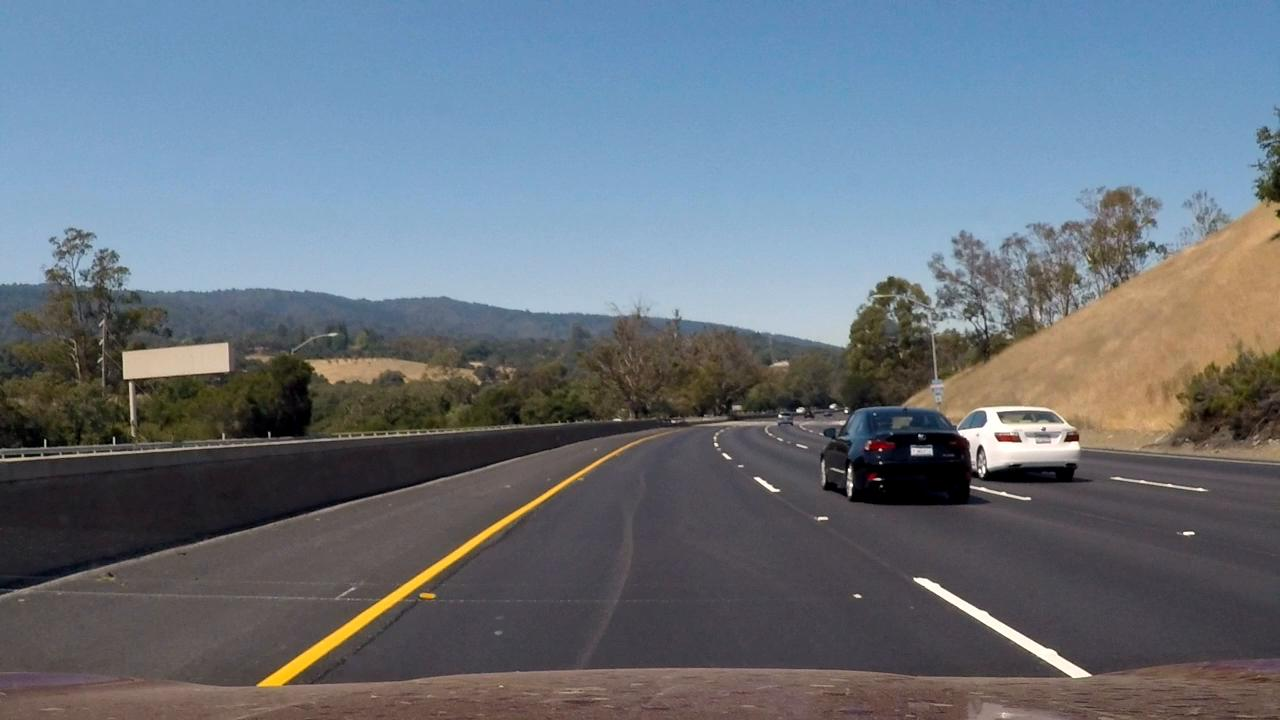
#> input picture test_images/challenge1.jpg, 1280 x 720 px
$ jupyter execute --allow-errors P1.ipynb   (shell and % lines are left out)
#> lines starting #> are read from the running program, lines starting #| are printed output that depends on the picture; after the words box and inside, x2 and y2 are one past the last pixel; in counts of white or black regions, pixels touching at a corner belong together
# Self-Driving Car Engineer Nanodegree

## Project: **Finding Lane Lines on the Road**
***
In this project, you will use the tools you learned about in the lesson to identify lane lines on the road.  You can develop your pipeline on a series of individual images, and later apply the result to a video stream (really just a series of images). Check out the video clip "raw-lines-example.mp4" (also contained in this repository) to see what the output should look like after using the helper functions below.

Once you have a result that looks roughly like "raw-lines-example.mp4", you'll need to get creative and try to average and/or extrapolate the line segments you've detected to map out the full extent of the lane lines.  You can see an example of the result you're going for in the video "P1_example.mp4".  Ultimately, you would like to draw just one line for the left side of the lane, and one for the right.

In addition to implementing code, there is a brief writeup to complete. The writeup should be completed in a separate file, which can be either a markdown file or a pdf document. There is a [write up template](https://github.com/udacity/CarND-LaneLines-P1/blob/master/writeup_template.md) that can be used to guide the writing process. Completing both the code in the Ipython notebook and the writeup template will cover all of the [rubric points](https://review.udacity.com/#!/rubrics/322/view) for this project.

---
Let's have a look at our first image called 'test_images/solidWhiteRight.jpg'.  Run the 2 cells below (hit Shift-Enter or the "play" button above) to display the image.

**Note: If, at any point, you encounter frozen display windows or other confounding issues, you can always start again with a clean slate by going to the "Kernel" menu above and selecting "Restart & Clear Output".**

---

**The tools you have are color selection, region of interest selection, grayscaling, Gaussian smoothing, Canny Edge Detection and Hough Tranform line detection.  You  are also free to explore and try other techniques that were not presented in the lesson.  Your goal is piece together a pipeline to detect the line segments in the image, then average/extrapolate them and draw them onto the image for display (as below).  Once you have a working pipeline, try it out on the video stream below.**

---

<figure>

 <figcaption>
 <p></p>
 <p style="text-align: center;"> Your output should look something like this (above) after detecting line segments using the helper functions below </p>
 </figcaption>
</figure>
 <p></p>
<figure>

 <figcaption>
 <p></p>
 <p style="text-align: center;"> Your goal is to connect/average/extrapolate line segments to get output like this</p>
 </figcaption>
</figure>

**Run the cell below to import some packages.  If you get an `import error` for a package you've already installed, try changing your kernel (select the Kernel menu above --> Change Kernel).  Still have problems?  Try relaunching Jupyter Notebook from the terminal prompt.  Also, see [this forum post](https://carnd-forums.udacity.com/cq/viewquestion.action?spaceKey=CAR&id=29496372&questionTitle=finding-lanes---import-cv2-fails-even-though-python-in-the-terminal-window-has-no-problem-with-import-cv2) for more troubleshooting tips.**

## Import Packages

[cell 1]
#importing some useful packages
import matplotlib.pyplot as plt
import matplotlib.image as mpimg
import numpy as np
import cv2

## Read in an Image

[cell 2]
#reading in an image
#image = mpimg.imread('test_images/solidWhiteRight.jpg')
image = mpimg.imread('test_images/challenge1.jpg')
#> image is the input picture: shape (720, 1280, 3); mean R, G, B 104.6, 113.8, 123.9
#image = mpimg.imread('test_images/solidYellowCurve.jpg')

#printing out some stats and plotting
print('This image is:', type(image), 'with dimensions:', image.shape)
#| This image is: <class 'numpy.ndarray'> with dimensions: (720, 1280, 3)
plt.imshow(image)  # if you wanted to show a single color channel image called 'gray', for example, call as plt.imshow(gray, cmap='gray')

## Ideas for Lane Detection Pipeline

**Some OpenCV functions (beyond those introduced in the lesson) that might be useful for this project are:**

cv2.inRange() for color selection
cv2.fillPoly() for regions selection
cv2.line() to draw lines on an image given endpoints
cv2.addWeighted() to coadd / overlay two images
cv2.cvtColor() to grayscale or change color
cv2.imwrite() to output images to file
cv2.bitwise_and() to apply a mask to an image

**Check out the OpenCV documentation to learn about these and discover even more awesome functionality!**

## Helper Functions

Below are some helper functions to help get you started. They should look familiar from the lesson!

[cell 3]
import math

def convert_hls(image):
    return cv2.cvtColor(image, cv2.COLOR_RGB2HLS)

def filter_white_yellow_lanes(image):
    #converted = convert_hls(image)
    # white color mask
    lower = np.uint8([  0, 200,   0])
    upper = np.uint8([255, 255, 255])
    white_mask = cv2.inRange(image, lower, upper)
    # yellow color mask
    lower = np.uint8([ 10,   0, 100])
    upper = np.uint8([ 40, 255, 255])
    yellow_mask = cv2.inRange(image, lower, upper)
    # combine the mask
    mask = cv2.bitwise_or(white_mask, yellow_mask)
    return cv2.bitwise_and(image, image, mask = mask)

def grayscale(image):
    """Applies the Grayscale transform
    This will return an image with only one color channel
    but NOTE: to see the returned image as grayscale
    (assuming your grayscaled image is called 'gray')
    you should call plt.imshow(gray, cmap='gray')"""
    return cv2.cvtColor(image, cv2.COLOR_RGB2GRAY)
    # Or use BGR2GRAY if you read an image with cv2.imread()
    # return cv2.cvtColor(img, cv2.COLOR_BGR2GRAY)

def canny(img, low_threshold, high_threshold):
    """Applies the Canny transform"""
    return cv2.Canny(img, low_threshold, high_threshold)

def gaussian_blur(img, kernel_size):
    """Applies a Gaussian Noise kernel"""
    return cv2.GaussianBlur(img, (kernel_size, kernel_size), 0)

def region_of_interest(img, vertices):
    """
    Applies an image mask.

    Only keeps the region of the image defined by the polygon
    formed from `vertices`. The rest of the image is set to black.
    """
    #defining a blank mask to start with
    mask = np.zeros_like(img)

    #defining a 3 channel or 1 channel color to fill the mask with depending on the input image
    if len(img.shape) > 2:
        channel_count = img.shape[2]  # i.e. 3 or 4 depending on your image
        ignore_mask_color = (255,) * channel_count
    else:
        ignore_mask_color = 255

    #filling pixels inside the polygon defined by "vertices" with the fill color
    cv2.fillPoly(mask, vertices, ignore_mask_color)

    #returning the image only where mask pixels are nonzero
    masked_image = cv2.bitwise_and(img, mask)
    return masked_image


def draw_lines(img, lines, y_top, color=[255, 0, 0], thickness=12):
    """
    NOTE: this is the function you might want to use as a starting point once you want to
    average/extrapolate the line segments you detect to map out the full
    extent of the lane (going from the result shown in raw-lines-example.mp4
    to that shown in P1_example.mp4).

    Think about things like separating line segments by their
    slope ((y2-y1)/(x2-x1)) to decide which segments are part of the left
    line vs. the right line.  Then, you can average the position of each of
    the lines and extrapolate to the top and bottom of the lane.

    This function draws `lines` with `color` and `thickness`.
    Lines are drawn on the image inplace (mutates the image).
    If you want to make the lines semi-transparent, think about combining
    this function with the weighted_img() function below
    """
    global prev_lines, is_video_file

    imshape = img.shape

    left_lines_slope = []
    left_lines_intercept = []
    left_lines_length = []

    right_lines_slope = []
    right_lines_intercept = []
    right_lines_length = []

# [6 lines of commented-out code are left out]

    for line in lines:
        for x1, y1, x2, y2 in line:
            if x2 == x1:
                continue
            slope = (y2 - y1) / (x2 - x1)

            if (0.4 < slope < 1.0) or (-1.0 < slope < -0.4):
                intercept = y1 - slope * x1
                length = math.sqrt((y2 - y1)**2.0 + (x2 - x1)**2.0)
                if slope < 0 :
                    left_lines_slope.append(slope)
                    left_lines_intercept.append(intercept)
                    left_lines_length.append(length)

#                     left_length_CL += pow(length,2)
#                     left_lines_slope_CL += slope * pow(length,2)
#                     left_lines_intercept_CL += intercept * pow(length,2)

                elif slope > 0:
                    right_lines_slope.append(slope)
                    right_lines_intercept.append(intercept)
                    right_lines_length.append(length)
                    # [5 lines of commented-out code are left out]

            else:
                pass

# [7 lines of commented-out code are left out]

    left_line_slope_avg = np.average(left_lines_slope, weights=left_lines_length)
    left_line_intercept_avg = np.average(left_lines_intercept, weights=left_lines_length)

    right_line_slope_avg = np.average(right_lines_slope, weights=right_lines_length)
    right_line_intercept_avg = np.average(right_lines_intercept, weights=right_lines_length)

    if not prev_lines:
        pass
    else:
        weight = 0.75
        left_line_slope_avg = weight * prev_lines[0][0] + (1.0 - weight) * left_line_slope_avg
        left_line_intercept_avg = weight * prev_lines[0][1] + (1.0 - weight) * left_line_intercept_avg
        right_line_slope_avg = weight * prev_lines[1][0] + (1.0 - weight) * right_line_slope_avg
        right_line_intercept_avg = weight * prev_lines[1][1] + (1.0 - weight) * right_line_intercept_avg

    if is_video_file:
        prev_lines = tuple((
            (left_line_slope_avg, left_line_intercept_avg),
            (right_line_slope_avg, right_line_intercept_avg)
        ))


# [20 lines of commented-out code are left out]


    y1_left = imshape[0]
    x1_left = int((y1_left - left_line_intercept_avg) / left_line_slope_avg)

    y2_left = y_top
    x2_left = int((y2_left - left_line_intercept_avg) / left_line_slope_avg)

    y1_right = imshape[0]
    x1_right = int((y1_right - right_line_intercept_avg) / right_line_slope_avg)

    y2_right = y_top
    x2_right = int((y2_right - right_line_intercept_avg) / right_line_slope_avg)

    cv2.line(img, (x1_left, y1_left), (x2_left, y2_left), color, thickness)
    cv2.line(img, (x1_right, y1_right), (x2_right, y2_right), color, thickness)

def hough_lines(img, rho, theta, threshold, min_line_len, max_line_gap, y_top):
    """
    `img` should be the output of a Canny transform.

    Returns an image with hough lines drawn.
    """
    lines = cv2.HoughLinesP(img, rho, theta, threshold, np.array([]), minLineLength=min_line_len, maxLineGap=max_line_gap)
    line_img = np.zeros((img.shape[0], img.shape[1], 3), dtype=np.uint8)
    draw_lines(line_img, lines, y_top)
    return line_img

# Python 3 has support for cool math symbols.

# [13 lines left out: function weighted_img, not called in this run]

## Test Images

Build your pipeline to work on the images in the directory "test_images"
**You should make sure your pipeline works well on these images before you try the videos.**

[cell 4]
import os
os.listdir("test_images/")

## Build a Lane Finding Pipeline

Build the pipeline and run your solution on all test_images. Make copies into the `test_images_output` directory, and you can use the images in your writeup report.

Try tuning the various parameters, especially the low and high Canny thresholds as well as the Hough lines parameters.

[cell 5]
# TODO: Build your pipeline that will draw lane lines on the test_images
# then save them to the test_images directory.

hls_image = convert_hls(image)
lanes_filter_image = filter_white_yellow_lanes(hls_image)
#> in filter_white_yellow_lanes, `white_mask = cv2.inRange(image, lower, upper)`:
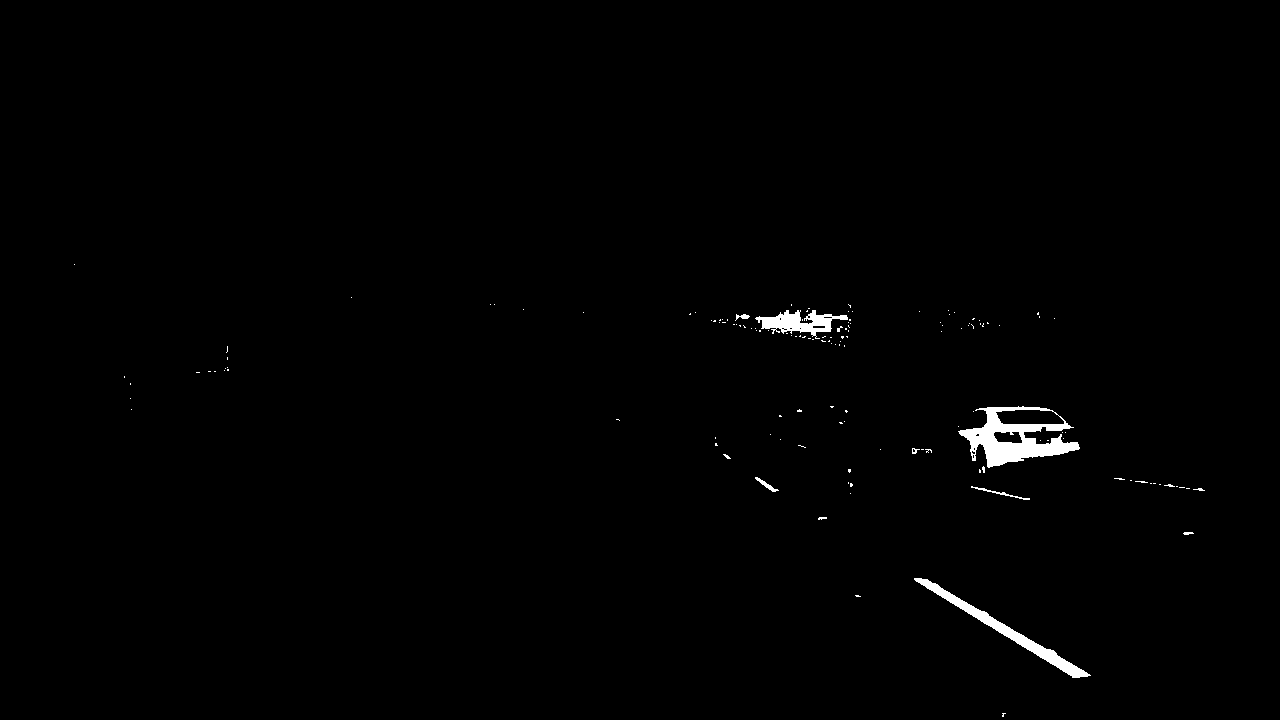
#> white_mask: shape (720, 1280); 0.77% white; 140 white regions (130 under 20 px), largest, box (x1, y1, x2, y2) and area: (958, 406, 1080, 468) 3226, (914, 578, 1091, 678) 1836, (755, 310, 848, 339) 1193
#> in filter_white_yellow_lanes, `yellow_mask = cv2.inRange(image, lower, upper)`:
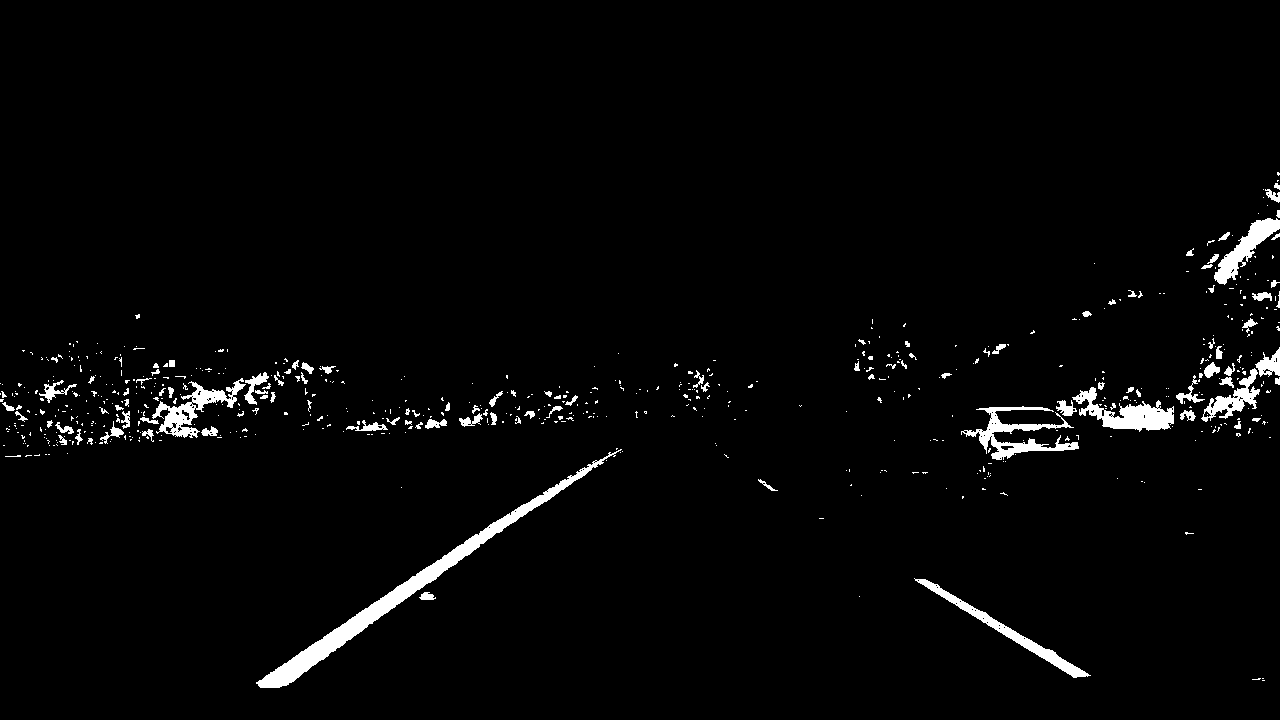
#> yellow_mask: shape (720, 1280); 2.5% white; 632 white regions (521 under 20 px), largest, box (x1, y1, x2, y2) and area: (256, 449, 622, 688) 5422, (961, 406, 1079, 460) 1897, (1072, 387, 1174, 432) 1882
gray = grayscale(lanes_filter_image)
#plt.imshow(gray, cmap='gray')

kernel_size = 9
blur_gray = gaussian_blur(gray, kernel_size)
#plt.imshow(blur_gray)

low_threshold = 50
high_threshold = 150
edges = canny(blur_gray, low_threshold, high_threshold)
#> in canny, `return cv2.Canny(img, low_threshold, high_threshold)`:
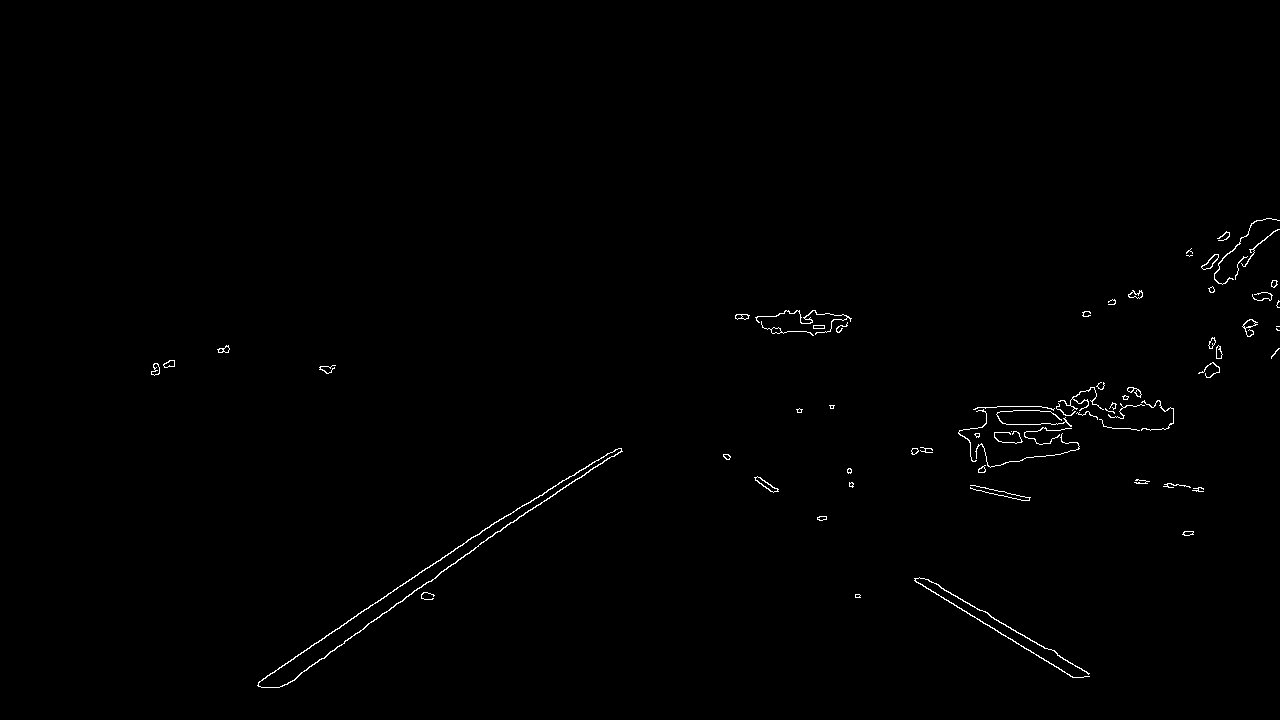
#> returned value: shape (720, 1280); 0.54% white in thin lines or dots, all inside (x1, y1, x2, y2) = (151, 218, 1280, 688)
#plt.imshow(edges)

imshape = image.shape

#y_top = 330
y_top = 470

#vertices = np.array([[(0,imshape[0]), (450, y_top), (550, y_top), (imshape[1],imshape[0])]], dtype=np.int32)
vertices = np.array([[(0,imshape[0]), (500, y_top), (900, y_top), (imshape[1], imshape[0])]], dtype=np.int32)


masked_image = region_of_interest(blur_gray, vertices)
#> in region_of_interest, `cv2.fillPoly(mask, vertices, ignore_mask_color)`:
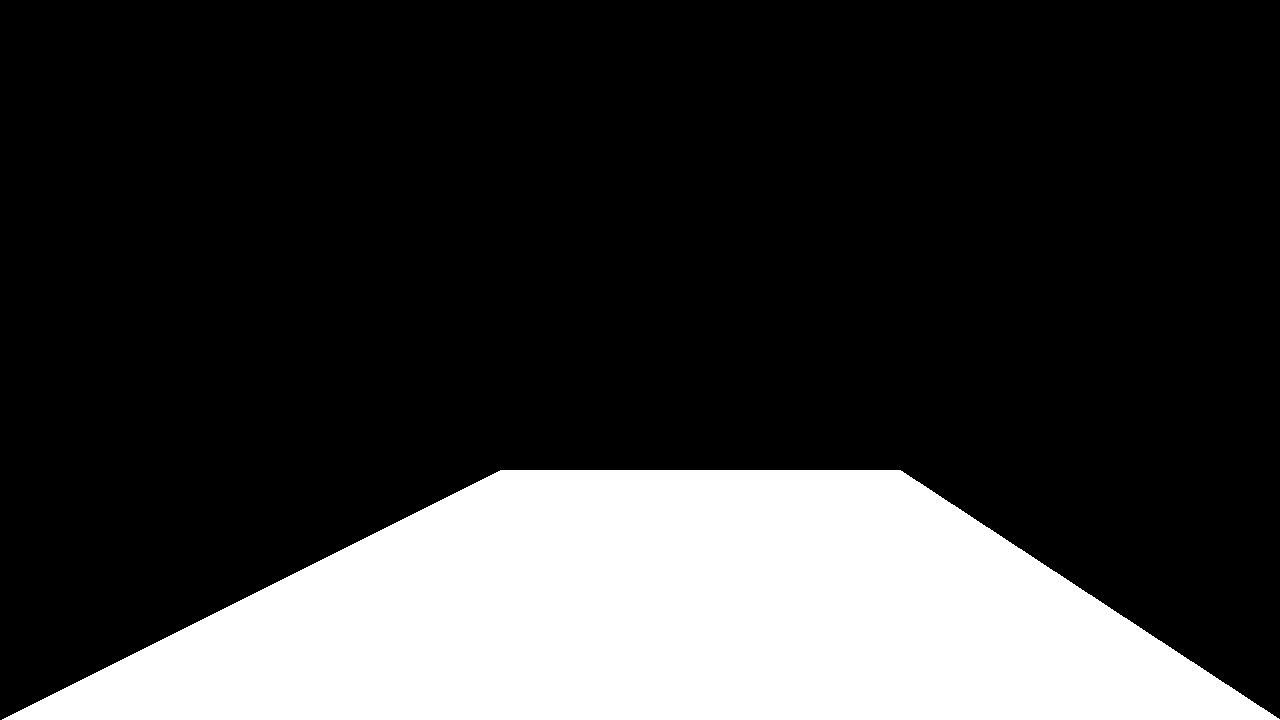
#> mask: shape (720, 1280); 22.8% white; 1 white region, box (x1, y1, x2, y2) and area: (2, 470, 1280, 720) 209940
#plt.imshow(masked_image)

rho = 2
theta = np.pi/180
threshold = 15
min_line_length = 7
max_line_gap = 10
line_image = np.copy(image)*0
#> line_image: shape (720, 1280, 3); every value is 0
#> (the rest of this cell did not finish here and is left out)

#> in hough_lines, `lines = cv2.HoughLinesP(img, rho, theta, threshold, np.array([]), minL..`: lines = 136 rows, first 6: [253, 680, 577, 470], [265, 691, 581, 470], [274, 691, 590, 470], [919, 574, 1094, 675], [271, 691, 587, 470], [269, 691, 585, 470]
#> the loop in draw_lines, `for line in lines:` made 136 passes
#> after the loop in draw_lines, `for line in lines:`: left_lines_intercept = 58 values, max 1242.2 at index 41, min 807.4 at index 34, mean 902; left_lines_length = 58 values, max 394.7 at index 37, min 7.62 at index 38, mean 145.9; left_lines_slope = 58 values, max -0.429 at index 38, min -0.875 at index 18, mean -0.652; right_lines_intercept = 39 values, max 175.9 at index 36, min -249.6 at index 9, mean 15.44; right_lines_length = 39 values, max 208.5 at index 18, min 9.22 at index 21, mean 88.54; right_lines_slope = 39 values, max 0.955 at index 9, min 0.444 at index 14, mean 0.632
#> in draw_lines, `left_line_slope_avg = np.average(left_lines_slope, weights=left_lines_..`: left_line_slope_avg = -0.647
#> in draw_lines, `left_line_intercept_avg = np.average(left_lines_intercept, weights=lef..`: left_line_intercept_avg = 857.5
#> in draw_lines, `right_line_slope_avg = np.average(right_lines_slope, weights=right_lin..`: right_line_slope_avg = 0.573
#> in draw_lines, `right_line_intercept_avg = np.average(right_lines_intercept, weights=r..`: right_line_intercept_avg = 57.55
#plt.imshow(lines)

lines_edges = weighted_img(lines, image)
plt.imshow(lines_edges)
plt.imsave('test_videos_output/foo.jpg', lines_edges)
